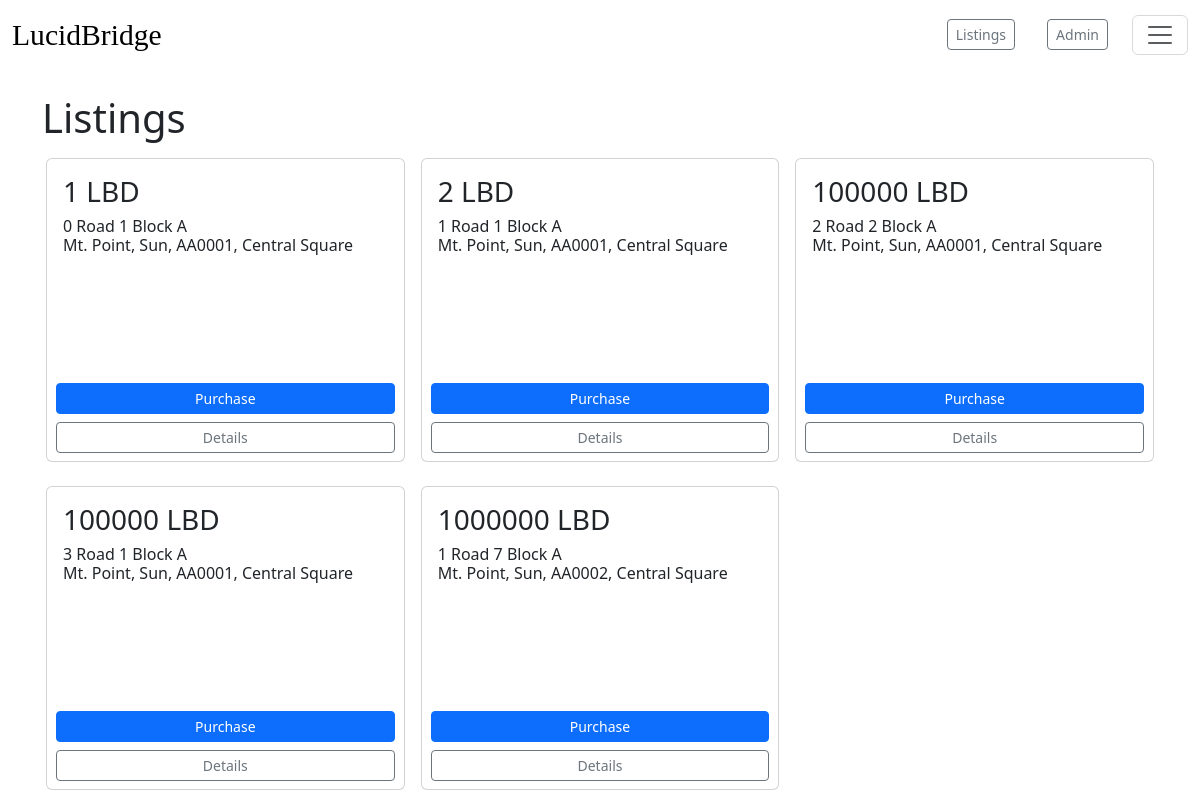
The page /listings/ on the database as committed earlier.
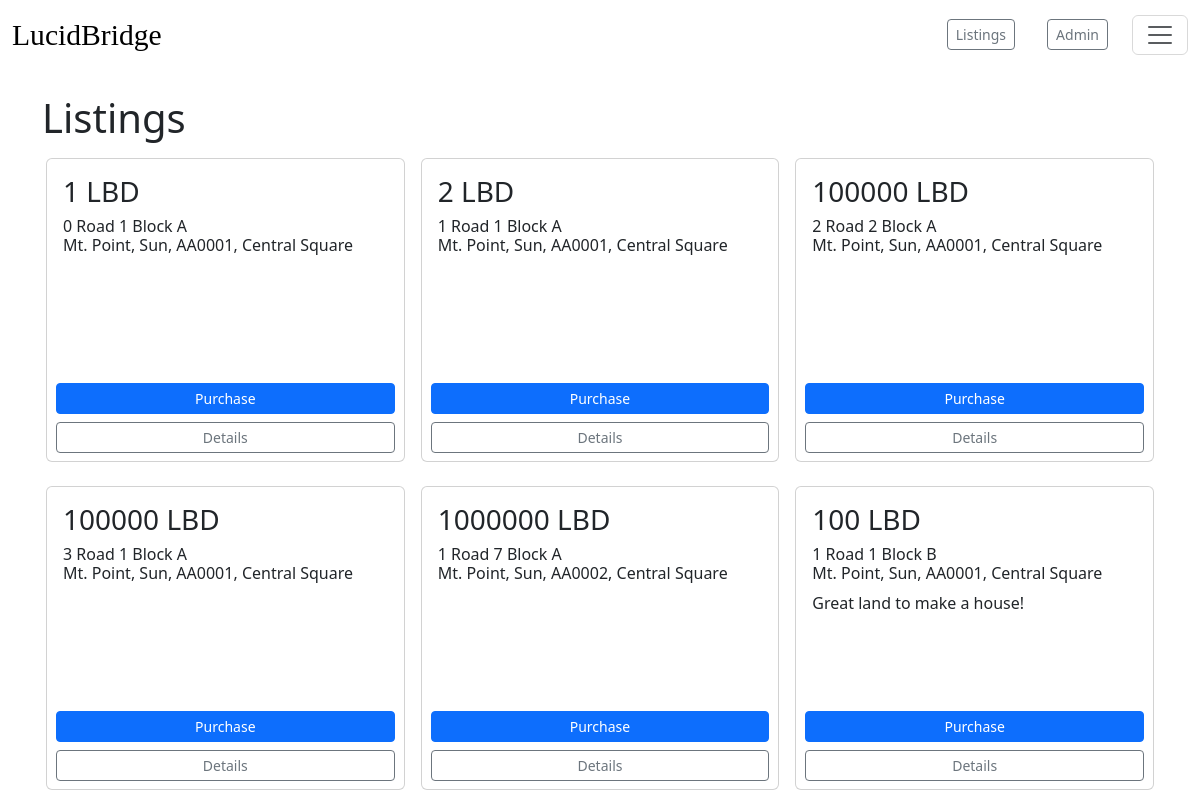
The same page on the database as committed later.
### payments/models.py (models this page shows)
class Listing(models.Model):
    created_at = models.DateTimeField(auto_now_add=True, blank=True)
    name = models.CharField(max_length=100, help_text="Name of the property, street specifically, again.")
    property_type = models.CharField(max_length=500, choices=property_type_choices)
    square_feet = models.CharField(max_length=100, blank=True)
    lot_size = models.CharField(max_length=100, blank=True)
    stories = models.CharField(max_length=100, blank=True)
    bedrooms = models.CharField(max_length=100, blank=True)
    bathrooms = models.CharField(max_length=100, blank=True)
    street = models.CharField(max_length=500)
    city = models.CharField(max_length=100)
    zip = models.CharField(max_length=100, blank=True)
    state = models.CharField(max_length=100, blank=True)
    territory = models.CharField(max_length=100)
    price = models.IntegerField()
    image = models.URLField(blank=True)
    front_description = models.TextField(blank=True, max_length=100, help_text='Listings page description. Short description of property')
    back_description = models.TextField(blank=True, max_length=1000, help_text='Detailed description. Long description of property')
    Owner = models.ForeignKey(User, on_delete=models.CASCADE)
    def get_absolute_url(self):
        path = reverse('propdetails', args=[self.pk])
        return path

### payments/views.py (the view)
# urls.py: path("listings/" , views.listonsale, name='listings-page', ),
def listonsale(request):
    listings = Listing.objects.all()
    return render(request, 'listings.html', {'listings': listings})

### payments/templates/listings.html (shortened to what this page needs)
{% extends "base.html" %}
{% block content %}
<br>
  <h1>Listings</h1>
    <div class="row row-cols-1 row-cols-sm-1 row-cols-md-3 g-2">
        {% for listing in listings %}
        <div class="col-sm-4 p-2">
          <div class="card" style="max-width: 26em; height: 19em">
            <div class="card-body">
              <h3>{{listing.price}} LBD</h3>
              <h6 class="card-title">{{ listing.street }} <br>{{listing.city}}, {{listing.state}}, {{listing.zip}}, {{listing.territory}}</h6>
              <p class="card-text ">{{listing.front_description}} </p>
            </div>
            <form method="post" action="/listing/buy">
              <div style="text-align:center;">
                <input type="submit" value="Purchase" class="btn btn-sm btn-primary mt-2 my-0" style="display:inline-block; width: 95%;">
              </div>
            </form>
            <div style="text-align:center;">
              <a href="{{ listing.get_absolute_url }}" class="btn btn-sm btn-outline-secondary mt-2 mb-2 d-block mx-auto" style="width: 95%;">Details</a>
            </div>
          </div>
        </div>
        <br>
    {% endfor %}
    </div>
{% endblock %}

### payments/templates/base.html (shortened to what this page needs)
<!DOCTYPE html>
<html lang="en">
<head>
</head>
<link href="https://cdn.jsdelivr.net/npm/bootstrap@5.3.3/dist/css/bootstrap.min.css" rel="stylesheet">
<body>
    <nav class="navbar bg-body-light">
        <div class="container-fluid">
            <a class="navbar-brand  mb-0" style="font-family: Playfair Display; font-size: 1.851em;" href="{% url 'index' %}">LucidBridge</a>
            <ul class="nav">
                <li class="nav-item">
                  <a class=" btn btn-sm btn-outline-secondary mt-1 mx-2 " aria-current="page" href="/listings">Listings</a>
                </li>
                <li class="nav-item">
                    <a class=" btn btn-sm btn-outline-secondary mt-1 mx-4" aria-current="page" href="/admin">Admin</a>
                  </li>
                <button class="navbar-toggler" type="button" data-bs-toggle="offcanvas" data-bs-target="#offcanvasNavbar" aria-controls="offcanvasNavbar" aria-label="Toggle navigation">
                  <span class="navbar-toggler-icon"></span>
                </button>
              </ul>
        </div>
      </nav>
    <div class="container">
    {% block content %}
    {% endblock %}
    </div>
</body>
</html>

Rows that differ between the two databases and show on the page:
added Listing: price "100", street "1 Road 1 Block B", city "Mt. Point", state "Sun", zip "AA0001", territory "Central Square", front_description "Great land to make a house!"
